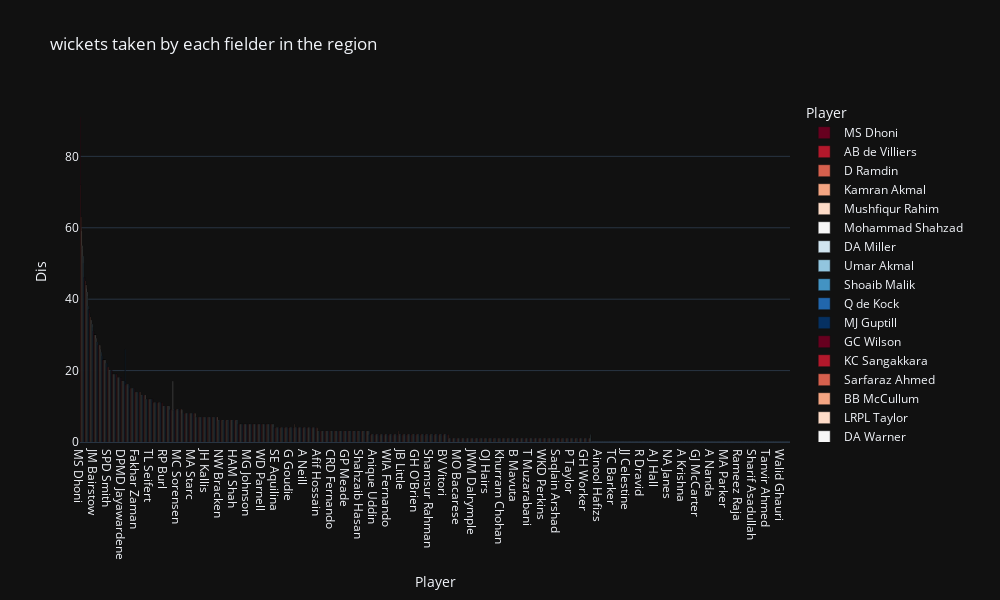

Notebook code cell kept with this figure:
### Code cell
#plotting
px.bar(fielding_t20, x="Player", y="Dis", color="Player", title="wickets taken by each fielder in the region"
       , color_discrete_sequence=px.colors.sequential.RdBu, height=600, width=1000, template="plotly_dark",
       labels={"Final Region": "Region", "HS": "Matches Played"})
